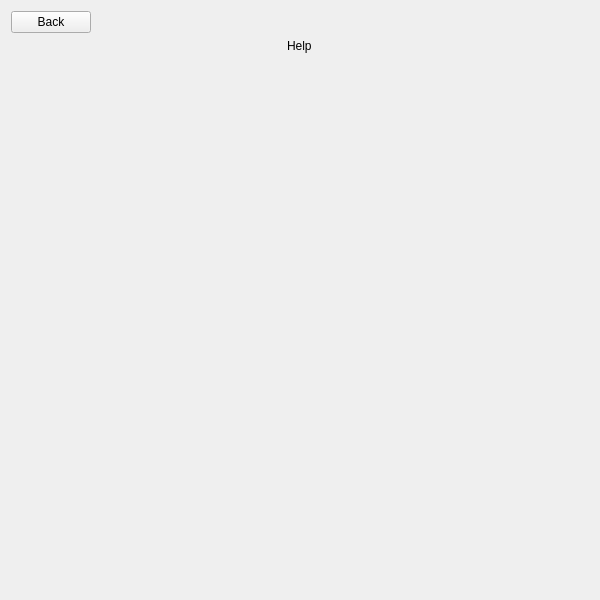
<?xml version="1.0" encoding="UTF-8"?>
<ui version="4.0">
 <class>form</class>
 <widget class="QWidget" name="form">
  <property name="geometry">
   <rect>
    <x>0</x>
    <y>0</y>
    <width>600</width>
    <height>600</height>
   </rect>
  </property>
  <property name="windowTitle">
   <string>Form</string>
  </property>
  <layout class="QVBoxLayout" name="verticalLayout">
   <item alignment="Qt::AlignLeft">
    <widget class="QPushButton" name="back_button">
     <property name="text">
      <string>Back</string>
     </property>
    </widget>
   </item>
   <item alignment="Qt::AlignHCenter">
    <widget class="QLabel" name="help_tiltle_label">
     <property name="text">
      <string>Help</string>
     </property>
    </widget>
   </item>
   <item alignment="Qt::AlignHCenter">
    <widget class="QLabel" name="help_text_label">
     <property name="text">
      <string/>
     </property>
    </widget>
   </item>
   <item>
    <spacer name="vertical_spacer">
     <property name="orientation">
      <enum>Qt::Vertical</enum>
     </property>
     <property name="sizeHint" stdset="0">
      <size>
       <width>20</width>
       <height>491</height>
      </size>
     </property>
    </spacer>
   </item>
  </layout>
 </widget>
 <resources/>
 <connections/>
</ui>
